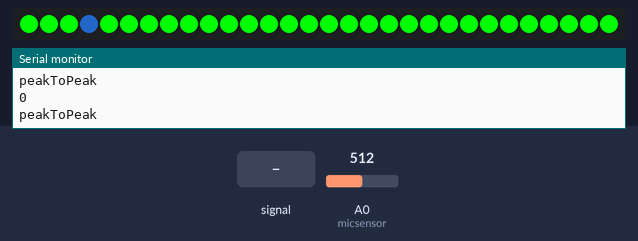
A sketch run on a simulated ATtiny85, built with avr-gcc and run on an emulated ATtiny85. On the bench: 30 RGB LEDs in strip order, left to right, the last lines printed to the serial monitor. The test bench sets the inputs (shaded band); at power-on: A0 (micsensor) = 512.

Above: at 1.2 s.
1.3 s: A0 (micsensor) fed a 2 Hz sine of ±306 counts around its level
At 2.3 s:
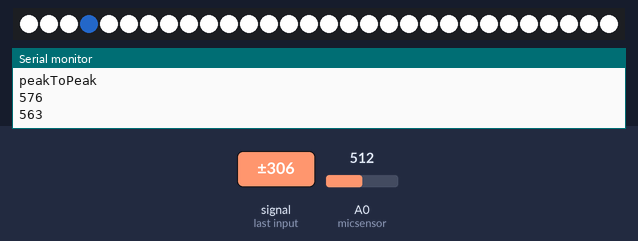
4.3 s: A0 (micsensor) fed a 200 Hz sine of ±460 counts around its level
At 5.1 s:
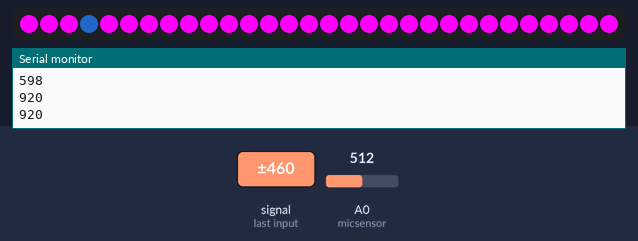
6.1 s: A0 (micsensor) fed a 50 Hz sine of ±306 counts around its level
At 7.8 s:
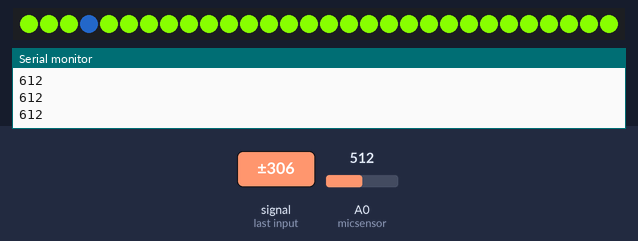
8.1 s: A0 (micsensor) set to 611
At 9.7 s:
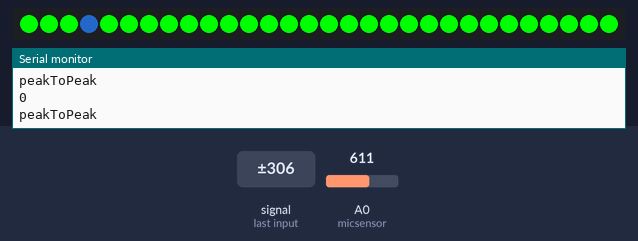
Timing chart, 0 to 11.2 s (numbered marks = the images above; inputs shaded):
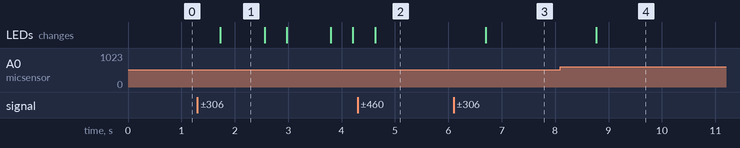

Measured:
- after the input at 1.3 s, the LEDs: change after 0.43 s (image 1)
- after the input at 4.3 s, the LEDs: change after 0.33 s (image 2)
- after the input at 6.1 s, the LEDs: change after 0.60 s (image 3)
- after the input at 8.1 s, the LEDs: change after 0.67 s (image 4)
- what the display in image 1 shows lasts 0.9 s, from 1.7 s to 2.6 s

The sketch:

ledSound.ino
```cpp
const int sampleWindow = 250; // Sample window width in mS (250 mS = 4Hz)
unsigned int knock;

int micsensor = A0; // Attach the Soundsensor to analogRead pin A0
int micsensorVal = 0; // Attach the Soundsensor to analogRead pin A0

// Simple strand test for Adafruit Dot Star RGB LED strip.
// This is a basic diagnostic tool, NOT a graphics demo...helps confirm
// correct wiring and tests each pixel's ability to display red, green
// and blue and to forward data down the line.  By limiting the number
// and color of LEDs, it's reasonably safe to power a couple meters off
// the Arduino's 5V pin.  DON'T try that with other code!

unsigned int peakToPeak = 0;   // peak-to-peak level


#include <Adafruit_DotStar.h>
// Because conditional #includes don't work w/Arduino sketches...
#include <SPI.h>         // COMMENT OUT THIS LINE FOR GEMMA OR TRINKET
//#include <avr/power.h> // ENABLE THIS LINE FOR GEMMA OR TRINKET

#define NUMPIXELS 30 // Number of LEDs in strip

// Here's how to control the LEDs from any two pins:
#define DATAPIN    4
#define CLOCKPIN   5
Adafruit_DotStar strip = Adafruit_DotStar(
  NUMPIXELS, DATAPIN, CLOCKPIN, DOTSTAR_BRG);
// The last parameter is optional -- this is the color data order of the
// DotStar strip, which has changed over time in different production runs.
// Your code just uses R,G,B colors, the library then reassigns as needed.
// Default is DOTSTAR_BRG, so change this if you have an earlier strip.

// Hardware SPI is a little faster, but must be wired to specific pins
// (Arduino Uno = pin 11 for data, 13 for clock, other boards are different).
//Adafruit_DotStar strip = Adafruit_DotStar(NUMPIXELS, DOTSTAR_BRG);


void setup()
{
  Serial.begin(9600);
  pinMode(micsensor, INPUT); // Declare the knock as Input

  #if defined(__AVR_ATtiny85__) && (F_CPU == 16000000L)
  clock_prescale_set(clock_div_1); // Enable 16 MHz on Trinket
#endif


  strip.begin(); // Initialize pins for output
  strip.show();  // Turn all LEDs off ASAP
}

int      head  = 0, tail = -3; // Index of first 'on' and 'off' pixels
uint32_t color = 0xFF0000;      //


void loop()
{

// led part

if (peakToPeak >= 0 && peakToPeak<200)
{
  /* code */
  Serial.println("peakToPeak");
  color = 0x00FF00;
  }else if(peakToPeak >= 201 && peakToPeak < 400){
  color=0xFF0000;
  }else if (peakToPeak >= 401 && peakToPeak < 600){
  color=0xFFFFFF;
  }else if (peakToPeak >= 601 && peakToPeak < 800){
  color=0x88FF00;
  }else if(peakToPeak >= 801 && peakToPeak < 1023){
  color=0xFF00FF;
  }


addcolor(color, 100);


  if(++head >= NUMPIXELS) {         // Increment head index.  Off end of strip?
    head = 0;                       //  Yes, reset head index to start
   // if((color >>= 8) == 0)          //  Next color (R->G->B) ... past blue now?
    // color = 0xFF0000;             //   Yes, reset to red
  }
  if(++tail >= NUMPIXELS) tail = 0; // Increment, reset tail index

  // led part end

  unsigned int signalMax = 0;
  unsigned int signalMin = 1024;
    unsigned long start = millis(); // Start of sample window


  // collect data for 250 miliseconds
  while (millis() - start < sampleWindow)
  {
    micsensorVal = analogRead(A0);
    if (micsensorVal < 1024)  //This is the max of the 10-bit ADC so this loop will include all readings
    {
      if (micsensorVal > signalMax)
      {
        signalMax = micsensorVal;  // save just the max levels
      }
      else if (micsensorVal < signalMin)
      {
        signalMin = micsensorVal;  // save just the min levels
      }
    }
  }
  peakToPeak = signalMax - signalMin;  // max - min = peak-peak amplitude
  //double volts = (peakToPeak * 3.3) / 1024;  // convert to volts


  Serial.println(peakToPeak);
  // if (peakToPeak < 200)
  // {
  //   //Go straight
  //   digitalWrite(3, HIGH); // this is the slowest my motor would still turn

  //   delay(100);
  //   Serial.println(peakToPeak);
  // }
  // else
  // {
  //   // Turn left
  //   digitalWrite(3, LOW); // motor off
  //     delay(100);
  //   Serial.println(peakToPeak);
  // }

}


//     // Initialize for a Fade
//     void Fade(uint32_t color1, uint32_t color2, uint16_t steps, uint8_t interval, direction dir = FORWARD)
//     {
//         ActivePattern = FADE;
//         Interval = interval;
//         TotalSteps = steps;
//         Color1 = color1;
//         Color2 = color2;
//         Index = 0;
//         Direction = dir;
//     }

// // Update the Fade Pattern
//     void FadeUpdate()
//     {
//         uint8_t red = ((Red(Color1) * (TotalSteps - Index)) + (Red(Color2) * Index)) / TotalSteps;
//         uint8_t green = ((Green(Color1) * (TotalSteps - Index)) + (Green(Color2) * Index)) / TotalSteps;
//         uint8_t blue = ((Blue(Color1) * (TotalSteps - Index)) + (Blue(Color2) * Index)) / TotalSteps;
//         ColorSet(Color(red, green, blue));
//         show();
//         Increment();
//     }


// updata color function
int addcolor(uint32_t colorInUse, int delayTime){
  for (int i = 0; i < NUMPIXELS; ++i)
  {
  /* code */
  strip.setPixelColor(i, colorInUse); // 'On' pixel at head
  strip.setPixelColor(3, 0x123567); // 'On' pixel at head
 // strip.setPixelColor(tail, 0);     // 'Off' pixel at tail
  strip.show();                     // Refresh strip

  }
    delay(delayTime);
         // Pause 20 milliseconds (~50 FPS)
}
```
